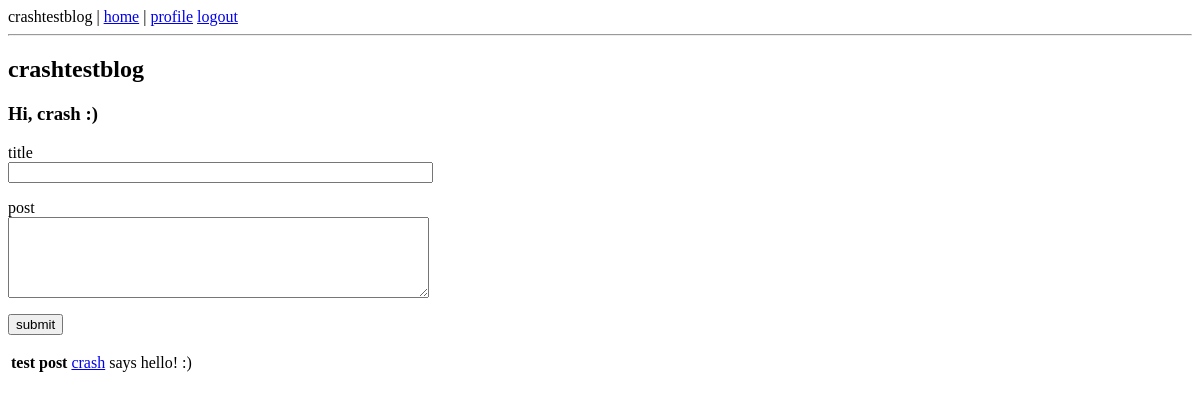
Before: /index (signed in) with the older database file.
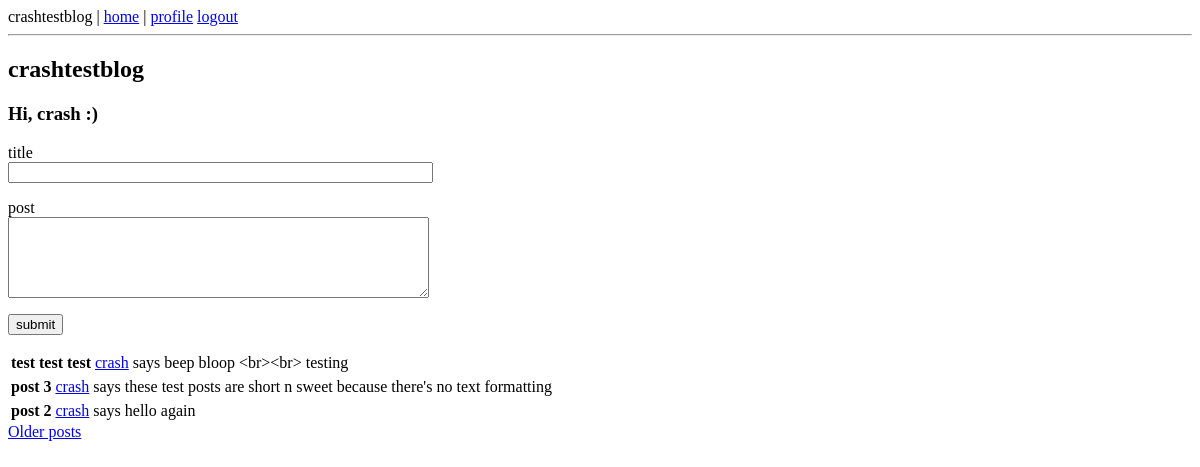
After: the same page with the newer database file.
### app/models.py (models this page shows, shortened)
class User(UserMixin, db.Model):
    id = db.Column(db.Integer, primary_key=True)
    username = db.Column(db.String(64), index=True, unique=True)
    email = db.Column(db.String(120), index=True, unique=True)
    password_hash = db.Column(db.String(128))
    role = db.Column(db.String(64))  # TODO, NOT IMPLEMENTED
    posts = db.relationship('Post', backref='author', lazy='dynamic')
    about_me = db.Column(db.String(512))

class Post(db.Model):
    id = db.Column(db.Integer, primary_key=True)
    title = db.Column(db.String(140))  # TODO, NOT IMPLEMENTED
    body = db.Column(db.String(1000))
    timestamp = db.Column(db.DateTime, index=True, default=datetime.utcnow)
    user_id = db.Column(db.Integer, db.ForeignKey('user.id'))

### app/routes.py (the view)
@app.route('/', methods=['GET', 'POST'])
@app.route('/index', methods=['GET', 'POST'])
@login_required
def index():
    form = PostForm()
    if form.validate_on_submit():
        post = Post(title=form.title.data, body=form.post.data, author=current_user)
        db.session.add(post)
        db.session.commit()
        flash('post added successfully')
        return redirect(url_for('index'))
    page = request.args.get('page', 1, type=int)
    posts = Post.query.order_by(Post.timestamp.desc()).paginate(page, app.config['POSTS_PER_PAGE'], False)
    next_url = url_for('index', page=posts.next_num) if posts.has_next else None
    prev_url = url_for('index', page=posts.prev_num) if posts.has_prev else None
    return render_template(
            'index.html', form=form, posts=posts.items, next_url=next_url, prev_url=prev_url)

### app/forms.py
class PostForm(FlaskForm):
    title = StringField('title', validators=[DataRequired(), Length(min=1, max=140)])
    post = TextAreaField('post', validators=[DataRequired(), Length(min=1, max=1000)])
    submit = SubmitField('submit')

### app/models.py (called while the page is built)
@login.user_loader
def load_user(id):
    return User.query.get(int(id))

### app/templates/index.html (shortened to what this page needs)
{% extends "base.html" %}
{% block content %}
<h2>crashtestblog</h2>
<h3>Hi, {{ current_user.username }} :)</h3>
    {% if form %}
        {% include '_newpost.html' %}
    {% endif %}
    {% for post in posts %}
        {% include '_post.html' %}
    {% endfor %}
    {% if next_url %}
    <a href="{{ next_url }}">Older posts</a>
    {% endif %}
{% endblock %}

### app/templates/base.html (shortened to what this page needs)
<html>
    <head>
    </head>
    <body>
        <div id='navbar'>
            crashtestblog |
            <a href="{{ url_for('index') }}">home</a> |
            {% if current_user.is_anonymous %}
            <a href="{{ url_for('login') }}">login</a>
            {% else %}
            <a href="{{ url_for('user', username=current_user.username) }}">profile</a>
            <a href="{{ url_for('logout') }}">logout</a>
            {% endif %}
        </div>
        <hr>
        {% block content %}{% endblock %}
    </body>
</html>

### app/templates/_newpost.html (shortened to what this page needs)
<form action="" method="post">
  <p>
    {{ form.title.label }}<br>
    {{ form.title(size=50) }}<br>
  </p>
  <p>
    {{ form.post.label }}<br>
    {{ form.post(cols=50, rows=5) }}<br>
  </p>
  <p>{{ form.submit() }}</p>
</form>

### app/templates/_post.html
<table>
    <tr valign="top">
        <th>{{ post.title }}</th>
        <td><a href="{{ url_for('user', username=post.author.username) }}">{{ post.author.username }}</a> says</td>
        <td>{{ post.body }}</td>
    </tr>
</table>

Changed rows visible on the page:
no longer on this page (row unchanged): Post: title "test post", author.username "crash", body "hello! :)"
added Post: title "test test test", author.username "crash", body "beep bloop <br><br> testing"
added Post: title "post 3", author.username "crash", body "these test posts are short n sweet because there's no text formatting"
added Post: title "post 2", author.username "crash", body "hello again"
Other visible differences:
text now shown: "Older posts"
